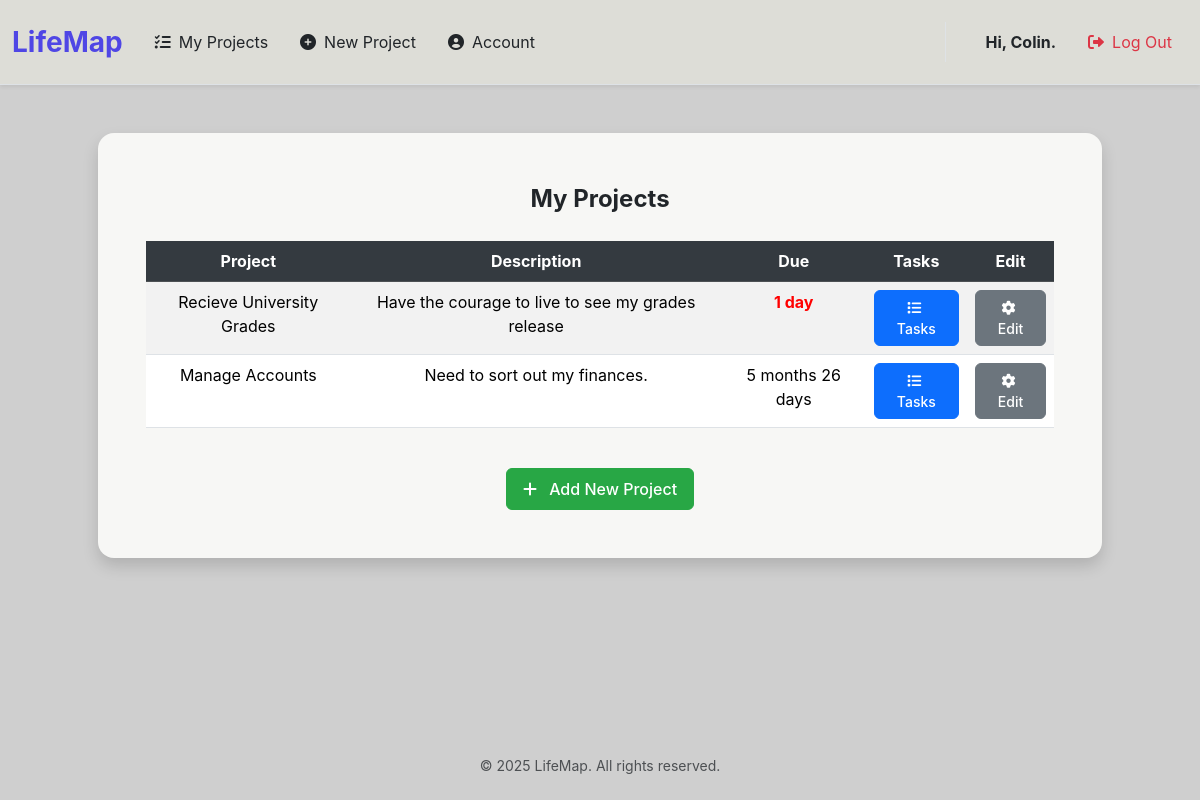
The page /projects (signed in) on the database as committed earlier.
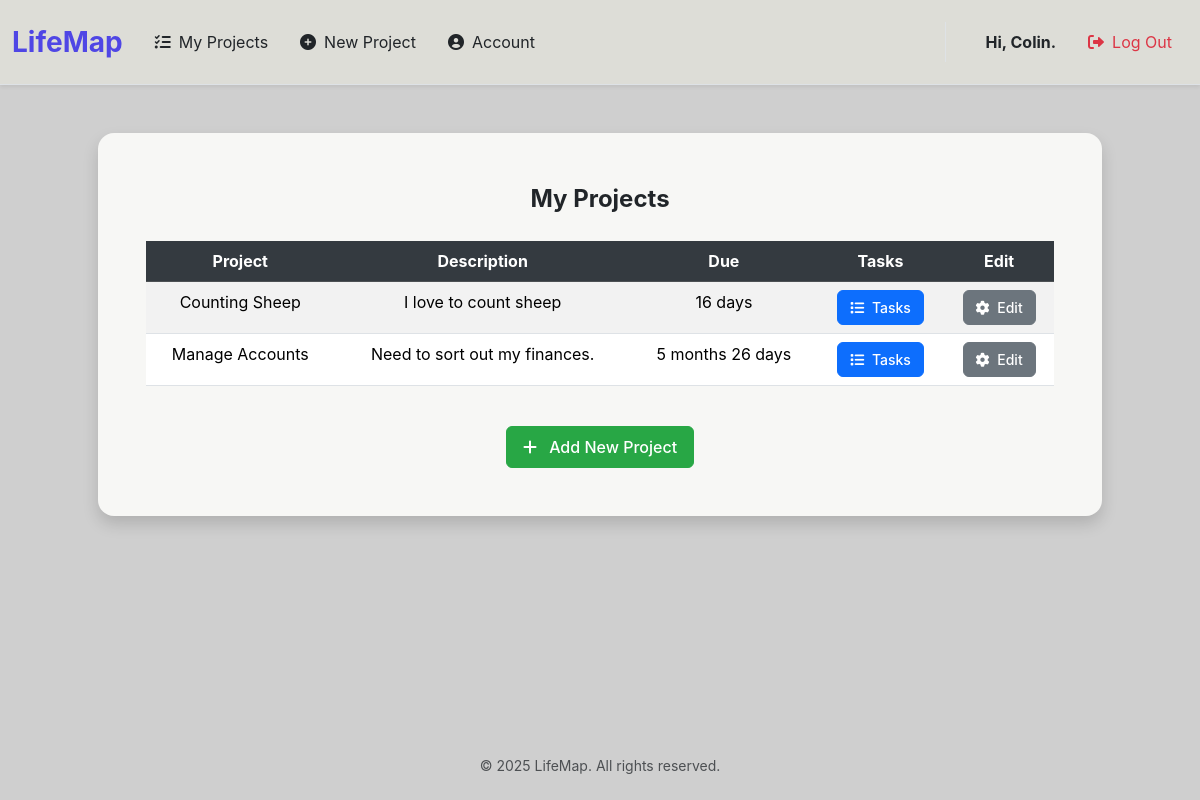
The same page on the database as committed later.
### tables this page shows
CREATE TABLE users (
    user_id INTEGER PRIMARY KEY AUTOINCREMENT,
    username TEXT NOT NULL UNIQUE,
    email TEXT UNIQUE,
    password_hash TEXT NOT NULL
);

CREATE TABLE projects (
    project_id INTEGER PRIMARY KEY AUTOINCREMENT,
    user_id INTEGER NOT NULL,
    name TEXT NOT NULL,
    description TEXT,
    start_date TEXT,
    end_date TEXT,
    FOREIGN KEY (user_id) REFERENCES users (user_id)
);

### app.py (the view)
@app.route("/projects", methods=["GET", "POST"])
@login_required
def projects_list():
    if request.method == "GET":
        conn = get_db()
        cursor = conn.cursor()
        user_id = session["user_id"]
        cursor.execute("""SELECT * FROM projects WHERE user_id = ? ORDER BY end_date ASC""", (user_id,))
        rows = cursor.fetchall()
        rows_list = []
        for row in rows:
            rows_list.append(dict(row))
        for row in rows_list:
            row["readable_due_date"] = format_date_difference(row["end_date"])
        this_week = [f"{i} day{'s' if i != 1 else ''}" for i in range(7)]
        return render_template(
            "projects.html",
            projects=rows_list,
            username=get_username(user_id),
            this_week=this_week)
    else:
        return error_page("Request Error, Only GET requests accepted.", 403)

### app.py (called while the page is built)
def get_db():
    if 'lifemap_db' not in g:
        g.lifemap_db = sqlite3.connect("LifeMap.db")
        g.lifemap_db.row_factory = sqlite3.Row
    return g.lifemap_db

def login_required(f):
    @wraps(f)
    def decorated_function(*args, **kwargs):
        if session.get("user_id") is None:
            return redirect("/login")
        return f(*args, **kwargs)
    return decorated_function

def get_username(user_id):
    conn = get_db()
    cursor = conn.cursor()
    cursor.execute("""SELECT username FROM users WHERE user_id = ?""", (user_id,))
    username_row = cursor.fetchone()
    return username_row[0] if username_row else None # Return None if user not found

def format_date_difference(target_date_str: str) -> str:
    target_date = date.fromisoformat(target_date_str)
    today = date.today()
    delta = relativedelta(target_date, today)
    if target_date < today:
        return "Date has passed"
    parts = []
    if delta.years:
        parts.append(f"{delta.years} year{'s' if delta.years != 1 else ''}")
    if delta.months:
        parts.append(f"{delta.months} month{'s' if delta.months != 1 else ''}")
    if delta.days:
        parts.append(f"{delta.days} day{'s' if delta.days != 1 else ''}")
    return " ".join(parts) or "Today"

@app.after_request
def after_request(response):
    response.headers["Cache-Control"] = "no-cache, no-store, must-revalidate"
    response.headers["Expires"] = 0
    response.headers["Pragma"] = "no-cache"
    return response

### templates/projects.html (shortened to what this page needs)
{% extends "layout.html" %}
{% block username %}
    <div class="fs-6 fw-bold">Hi, {{username}}.</div>
{% endblock %}
{% block main %}
    <div class="mb-4 shadow rounded-4 p-5 mx-auto" style="background-color: #f7f7f5 !important; max-width: 90%; width: 100%;">
        <div class="fs-4 fw-bold mb-4 text-center">
            My Projects
        </div>
        <div class="table-responsive">
            <table class="table table-hover table-striped">
                <thead class="table-dark">
                    <tr>
                        <th scope="col">Project</th>
                        <th scope="col">Description</th>
                        <th scope="col">Due</th>
                        <th scope="col">Tasks</th>
                        <th scope="col">Edit</th>
                    </tr>
                </thead>
                <tbody>
                    {% for row in projects %}
                    <tr>
                        <td> {{ row["name"] }} </td>
                        <td> {{ row["description"] }} </td>
                        {% if row["readable_due_date"] in this_week %}
                        <td><b style="color:red;"> {{ row["readable_due_date"]}}</b><td>
                        {% else %}
                        <td> {{ row["readable_due_date"]}}<td>
                        {% endif %}
                            <button class="details-button btn btn-sm btn-primary" data-project-id="{{ row["project_id"] }}">
                                <i class="fa-solid fa-list me-1"></i> Tasks
                            </button>
                        </td>
                        <td>
                            <button class="edit-button btn btn-sm btn-secondary" data-project-id="{{ row["project_id"] }}">
                                <i class="fa-solid fa-gear me-1"></i> Edit
                            </button>
                        </td>
                    </tr>
                    {% endfor %}
                </tbody>
            </table>
        </div>
        <div class="d-flex justify-content-center mt-4">
            <a href="/newProject" class="btn btn-new-project">
                <i class="fa-solid fa-plus me-2"></i> Add New Project
            </a>
        </div>
    </div>
{% endblock %}

### templates/layout.html (shortened to what this page needs)
<!DOCTYPE html>
<html lang="en">
<head>
    <link href="https://cdn.jsdelivr.net/npm/bootstrap@5.3.3/dist/css/bootstrap.min.css" rel="stylesheet" xintegrity="sha384-QWTKZyjpPEjISv5WaRU9OFeRpok6YctnYmDr5pNlyT2bRjXh0JMhjY6hW+ALEwIH">
    <link href="https://cdnjs.cloudflare.com/ajax/libs/font-awesome/6.0.0-beta3/css/all.min.css" rel="stylesheet">
</head>
<body id="bg" class="d-flex flex-column min-vh-100">
    <nav id="bgg" class="navbar navbar-expand-md navbar-light shadow-sm border-bottom py-3">
        <div class="container-fluid">
            <a class="navbar-brand text-gradient fs-3 fw-bolder" href="/">
                LifeMap
            </a>
            <div class="collapse navbar-collapse" id="navbarCollapse">
                {% if session["user_id"] %}
                    <ul class="navbar-nav me-auto mb-2 mb-md-0">
                        <li class="nav-item"><a class="nav-link text-dark py-2 px-3 d-flex align-items-center" href="/projects"><i class="fas fa-list-check me-2"></i> My Projects</a></li>
                        <li class="nav-item"><a class="nav-link text-dark py-2 px-3 d-flex align-items-center" href="/newProject"><i class="fas fa-plus-circle me-2"></i> New Project</a></li>
                        <li class="nav-item"><a class="nav-link text-dark py-2 px-3 d-flex align-items-center" href="/account"><i class="fas fa-user-circle me-2"></i> Account</a></li>
                    </ul>
                    <ul class="navbar-nav ms-auto mb-2 mb-md-0 border-start border-md-0 border-gray-200 ps-md-4">
                        <li class="py-2 px-3 d-flex align-items-center">{% block username %}{% endblock%}</li>
                        <li class="nav-item"><a class="nav-link text-danger py-2 px-3 d-flex align-items-center" href="/logout"><i class="fas fa-sign-out-alt me-2"></i> Log Out</a></li>
                    </ul>
                {% endif %}
            </div>
        </div>
    </nav>
    <main class="flex-grow-1 container-xl py-5 text-center">
        {% block main %}{% endblock %}
    </main>
    <footer id="bg" class="mt-auto py-4 text-center text-muted small">
        &copy; 2025 LifeMap. All rights reserved.
    </footer>
</body>
</html>

### templates/layout.html (style rules this page uses)
body { font-family: 'Inter', sans-serif; background-color: #f8f9fa; display: flex; flex-direction: column; min-height: 100vh; }
.text-gradient { color: #4f46e5; font-weight: bold; }
.navbar-nav .nav-link { transition: background-color 0.2s ease-in-out, color 0.2s ease-in-out; }
#bg { background-color: #cfcfcf }
#bgg { background-color:rgb(221, 221, 215) }

### templates/projects.html (style rules this page uses)
.btn { border-radius: 0.375rem; font-weight: 500; transition: all 0.2s ease-in-out; padding: 0.375rem 0.75rem; font-size: 0.875rem; }
.btn-primary { background-color: #0d6efd; border-color: #0d6efd; color: white; }
.btn-secondary { background-color: #6c757d; border-color: #6c757d; color: white; }
.table-dark th { background-color: #343a40; color: white; }
.btn-new-project { background-color: #28a745; border-color: #28a745; color: white; padding: 0.5rem 1rem; font-size: 1rem; }

Rows that differ between the two databases and show on the page:
removed projects: name "Recieve University Grades", description "Have the courage to live to see my grades release", readable_due_date "1 day"
added projects: name "Counting Sheep", description "I love to count sheep", readable_due_date "16 days"
